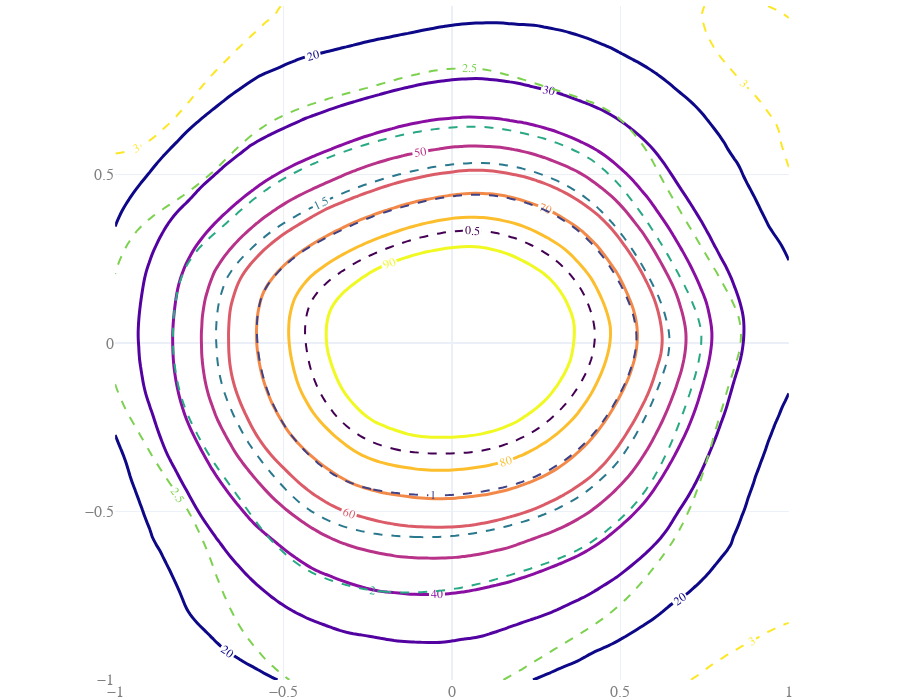

Source (notebook cell):
### Code cell
# Accuracy with loss overlay
loss_data.line = dict(dash="dash", width=2)
loss_data.hovertemplate="<b>Location</b>: %{x:.2f}, %{y:.2f}<extra></extra>"
acc_data.hovertemplate="<b>Location</b>: %{x:.2f}, %{y:.2f}<extra></extra>"
loss_data.hoverlabel=dict(bgcolor='darkslategray')
acc_data.hoverlabel=dict(bgcolor='darkslategray')

fig = go.Figure(data=[acc_data, loss_data])
fig.update_layout(template="plotly_white",
                  xaxis=dict(constrain="domain"),
                  yaxis=dict(scaleanchor='x'),
                  hoverlabel=dict(font_size=18),
                  height=700,
                  margin=dict(r=0, l=0, b=0, t=0, pad=0),
                  font=dict(family="Courier New, monospace",
                            size=16,
                            color="#7f7f7f"))
